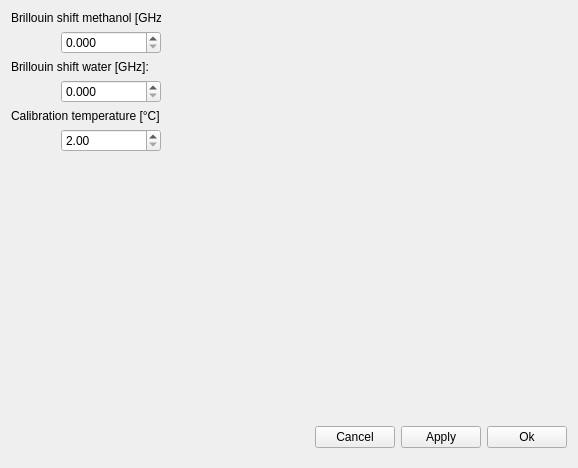
<?xml version="1.0" encoding="UTF-8"?>
<ui version="4.0">
 <class>Form</class>
 <widget class="QWidget" name="Form">
  <property name="geometry">
   <rect>
    <x>0</x>
    <y>0</y>
    <width>572</width>
    <height>464</height>
   </rect>
  </property>
  <property name="windowTitle">
   <string>Form</string>
  </property>
  <layout class="QVBoxLayout" name="verticalLayout">
   <item>
    <widget class="QWidget" name="widget_content" native="true">
     <layout class="QHBoxLayout" name="horizontalLayout_2">
      <property name="leftMargin">
       <number>0</number>
      </property>
      <property name="topMargin">
       <number>0</number>
      </property>
      <property name="rightMargin">
       <number>0</number>
      </property>
      <property name="bottomMargin">
       <number>0</number>
      </property>
      <item>
       <widget class="QWidget" name="widget_shift" native="true">
        <property name="maximumSize">
         <size>
          <width>150</width>
          <height>16777215</height>
         </size>
        </property>
        <layout class="QVBoxLayout" name="verticalLayout_2">
         <property name="leftMargin">
          <number>0</number>
         </property>
         <property name="topMargin">
          <number>0</number>
         </property>
         <property name="rightMargin">
          <number>0</number>
         </property>
         <property name="bottomMargin">
          <number>0</number>
         </property>
         <item>
          <widget class="QLabel" name="label_shift_0">
           <property name="text">
            <string>Brillouin shift methanol [GHz]:</string>
           </property>
          </widget>
         </item>
         <item>
          <layout class="QHBoxLayout" name="horizontalLayout_3">
           <item>
            <spacer name="horizontalSpacer_2">
             <property name="orientation">
              <enum>Qt::Horizontal</enum>
             </property>
             <property name="sizeHint" stdset="0">
              <size>
               <width>40</width>
               <height>20</height>
              </size>
             </property>
            </spacer>
           </item>
           <item>
            <widget class="QDoubleSpinBox" name="shift_0">
             <property name="minimumSize">
              <size>
               <width>100</width>
               <height>0</height>
              </size>
             </property>
             <property name="maximumSize">
              <size>
               <width>100</width>
               <height>16777215</height>
              </size>
             </property>
             <property name="decimals">
              <number>3</number>
             </property>
             <property name="maximum">
              <double>15.000000000000000</double>
             </property>
             <property name="singleStep">
              <double>0.100000000000000</double>
             </property>
            </widget>
           </item>
          </layout>
         </item>
         <item>
          <widget class="QLabel" name="label_shift_1">
           <property name="text">
            <string>Brillouin shift water [GHz]:</string>
           </property>
          </widget>
         </item>
         <item>
          <layout class="QHBoxLayout" name="horizontalLayout_4">
           <item>
            <spacer name="horizontalSpacer_3">
             <property name="orientation">
              <enum>Qt::Horizontal</enum>
             </property>
             <property name="sizeHint" stdset="0">
              <size>
               <width>40</width>
               <height>20</height>
              </size>
             </property>
            </spacer>
           </item>
           <item>
            <widget class="QDoubleSpinBox" name="shift_1">
             <property name="minimumSize">
              <size>
               <width>100</width>
               <height>0</height>
              </size>
             </property>
             <property name="decimals">
              <number>3</number>
             </property>
             <property name="maximum">
              <double>15.000000000000000</double>
             </property>
             <property name="singleStep">
              <double>0.100000000000000</double>
             </property>
            </widget>
           </item>
          </layout>
         </item>
         <item>
          <widget class="QLabel" name="label_temperature">
           <property name="text">
            <string>Calibration temperature [°C]</string>
           </property>
          </widget>
         </item>
         <item>
          <layout class="QHBoxLayout" name="horizontalLayout_5">
           <item>
            <spacer name="horizontalSpacer_4">
             <property name="orientation">
              <enum>Qt::Horizontal</enum>
             </property>
             <property name="sizeHint" stdset="0">
              <size>
               <width>40</width>
               <height>20</height>
              </size>
             </property>
            </spacer>
           </item>
           <item>
            <widget class="QDoubleSpinBox" name="temperature">
             <property name="minimumSize">
              <size>
               <width>100</width>
               <height>0</height>
              </size>
             </property>
             <property name="decimals">
              <number>2</number>
             </property>
             <property name="minimum">
              <double>2.000000000000000</double>
             </property>
             <property name="maximum">
              <double>59.000000000000000</double>
             </property>
             <property name="singleStep">
              <double>0.500000000000000</double>
             </property>
            </widget>
           </item>
          </layout>
         </item>
         <item>
          <spacer name="verticalSpacer">
           <property name="orientation">
            <enum>Qt::Vertical</enum>
           </property>
           <property name="sizeHint" stdset="0">
            <size>
             <width>20</width>
             <height>40</height>
            </size>
           </property>
          </spacer>
         </item>
        </layout>
       </widget>
      </item>
      <item>
       <widget class="QWidget" name="widget_plot" native="true">
        <property name="minimumSize">
         <size>
          <width>400</width>
          <height>400</height>
         </size>
        </property>
       </widget>
      </item>
     </layout>
    </widget>
   </item>
   <item>
    <widget class="QWidget" name="widget_buttons" native="true">
     <property name="minimumSize">
      <size>
       <width>0</width>
       <height>40</height>
      </size>
     </property>
     <property name="maximumSize">
      <size>
       <width>16777215</width>
       <height>40</height>
      </size>
     </property>
     <layout class="QHBoxLayout" name="horizontalLayout">
      <property name="leftMargin">
       <number>0</number>
      </property>
      <property name="topMargin">
       <number>0</number>
      </property>
      <property name="rightMargin">
       <number>0</number>
      </property>
      <property name="bottomMargin">
       <number>0</number>
      </property>
      <item>
       <spacer name="horizontalSpacer">
        <property name="orientation">
         <enum>Qt::Horizontal</enum>
        </property>
        <property name="sizeHint" stdset="0">
         <size>
          <width>40</width>
          <height>20</height>
         </size>
        </property>
       </spacer>
      </item>
      <item>
       <widget class="QPushButton" name="button_cancel">
        <property name="text">
         <string>Cancel</string>
        </property>
       </widget>
      </item>
      <item>
       <widget class="QPushButton" name="button_apply">
        <property name="text">
         <string>Apply</string>
        </property>
       </widget>
      </item>
      <item>
       <widget class="QPushButton" name="button_ok">
        <property name="maximumSize">
         <size>
          <width>100</width>
          <height>16777215</height>
         </size>
        </property>
        <property name="text">
         <string>Ok</string>
        </property>
       </widget>
      </item>
     </layout>
    </widget>
   </item>
  </layout>
 </widget>
 <resources/>
 <connections/>
</ui>
